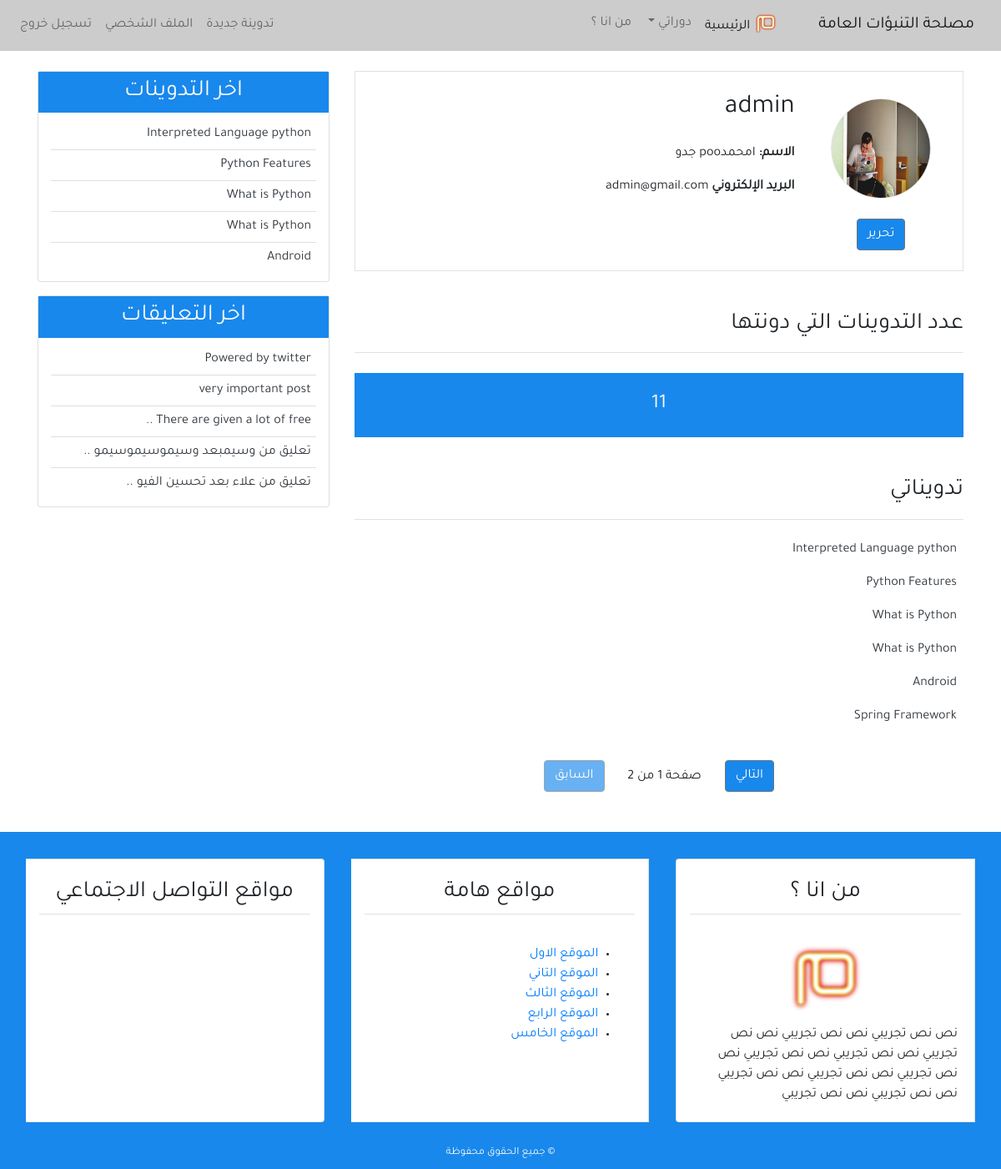
The app's page /profile/ (signed in), older data.
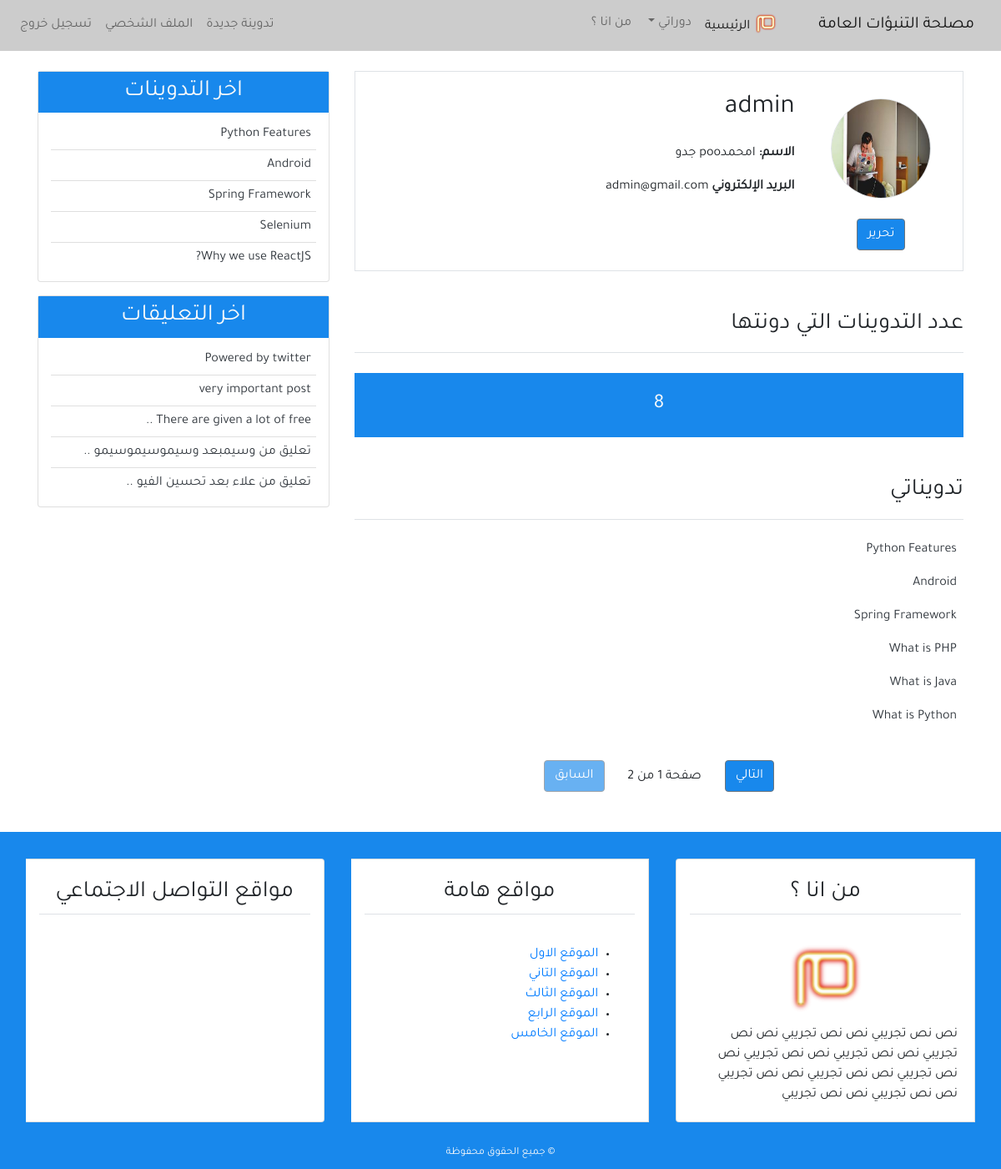
The same page, newer data.
### blog/models.py (models this page shows, shortened)
class Post(models.Model):
    title = models.CharField(max_length=100, blank=True, null=True)
    content = models.TextField()
    post_date = models.DateTimeField(default=timezone.now )
    post_update = models.DateTimeField(auto_now = True)
    author = models.ForeignKey(User, on_delete=models.CASCADE)
    class Meta :
        ordering = ('-post_date',)

class Comment(models.Model):
    name = models.CharField(max_length=50, verbose_name ='الاسم ' )
    email = models.EmailField(verbose_name ='البريد الالكتروني')
    body = models.TextField(verbose_name =' التعليق ')
    comment_date = models.DateTimeField(auto_now_add=True)
    active = models.BooleanField(default=True)
    post = models.ForeignKey(Post, related_name='comments', on_delete=models.CASCADE)
    class Meta :
        ordering = ('-comment_date',)

### user/views.py (the view)
# urls.py: path('profile/',views.profile,name = 'profile'),
@login_required(login_url='login')
def profile(request):
    posts = Post.objects.filter(author = request.user)
    post_list = Post.objects.filter(author = request.user)
    paginator = Paginator(post_list,6)
    page = request.GET.get('page')
    try:
        post_list = paginator.page(page)
    except PageNotAnInteger:
        post_list = paginator.page(1)
    except EmptyPage:
        post_list = paginator.page(paginator.num_page)
    return render(request,'user/profile.html',{
        'title': 'الملف الشخصي ' ,
        'posts' : posts,
        'page':page,
        'post_list':post_list
    })

### blog/templatetags/post_tag.py (called while the page is built)
@register.inclusion_tag('blog/latest_posts.html')  #decorator
def latest_posts() : #simple python function
    context ={
        'l_posts' :Post.objects.all()[0:5]
    }
    return context

@register.inclusion_tag('blog/latest_comments.html')  #decorator
def latest_comments() : #simple python function
    context ={
        'l_comments' : Comment.objects.filter(active = True)[:5],
    }
    return context

### user/templates/user/profile.html (shortened to what this page needs)
{% extends 'blog/base.html' %}
{% block content %}
    <div class="border p-4 mb-5 ">
   <div class="row">
   <div class="col-md-3 text-center">
   <img class="img-fluid rounded-circle  border m-2" style="width: 120px; height:120px;"
   src="{{ user.profile.image.url }}"
   alt="{{user.username}}"
   >
   <div class="mt-3">
       <a class="btn btn-secondary bg-secondary" href="{% url 'profile_update' %}">    تحرير  </a>
   </div>
   </div>
   <div class="col-md-9">
    <h2 class="mb-4">{{user.username}} </h2>
    <p class="font-weight-bold">الاسم: <span class="font-weight-normal"> {{user.first_name}}  {{user.last_name}} </span></p>
    <p class="font-weight-bold"> البريد الإلكتروني <span class="font-weight-normal">{{user.email}}</span></p>
   </div>
        </div>
</div>
<div class="row">
<div class="col-md">
    <h3 class="border-bottom pb-3 mb-4">
        عدد التدوينات التي دونتها
    </h3>
    <h4 class="bg-secondary text-center p-4 text-light">
  {{posts.count}}
    </h4>
    <h3 class="border-bottom mb-4 pb-3 mt-5">تدويناتي</h3>
    {% for post  in post_list  %}
        <ul class="pr-2">
            <a class="text-dark" href="{% url 'detail' post.pk %}"> {{post.title}} </a>
        </ul>
        {% empty %}
        <h4 class="text-center mb-5">لا يوجد تدوينات</h4>
        {% endfor %}
{% include "blog/pagination.html" with page=post_list %}
</div>
</div>
{% endblock content %}

### blog/templates/blog/latest_posts.html
<ul class="list-group-flush latest-post">
    {% for post  in l_posts  %}
      <li class="list-group-item latest-post-item" >
           <a class="text-dark" href="{% url 'detail' post.pk  %}"> {{post.title}} </a>
      </li>
    {% endfor %}
</ul>

### blog/templates/blog/latest_comments.html
<ul class="list-group-flush latest-comment">
    {% for comment  in l_comments  %}
      <li class="list-group-item latest-comment-item" >
           <a class="text-dark" href="{% url 'detail' comment.post.pk  %}">
            {% if comment.body|length > 25 %}
            {{comment.body|slice:'30'}} ..
            {% else %}
            {{comment.body}}
            {% endif %}
          </a>
      </li>
      {% empty %}
      <li class="list-group-item latest-comment-item" >  لا يوجد تعليقات </li>
    {% endfor %}
</ul>

Row changes from the older to the newer data that the page shows:
removed Post: title "Interpreted Language python"
removed Post: title "What is Python"
removed Post: title "What is Python"
now on one of the page's lists (row unchanged): Post: title "Spring Framework"
now on this page (row unchanged): Post: title "What is PHP", shown under "تدويناتي"
now on this page (row unchanged): Post: title "What is Java", shown under "تدويناتي"
now on this page (row unchanged): Post: title "What is Python", shown under "تدويناتي"
now on this page (row unchanged): Post: title "Selenium", shown under "اخر التدوينات"
now on this page (row unchanged): Post: title "Why we use ReactJS?", shown under "اخر التدوينات"
Text that changed along with them:
{{ posts.count }}: "11" → "8"
